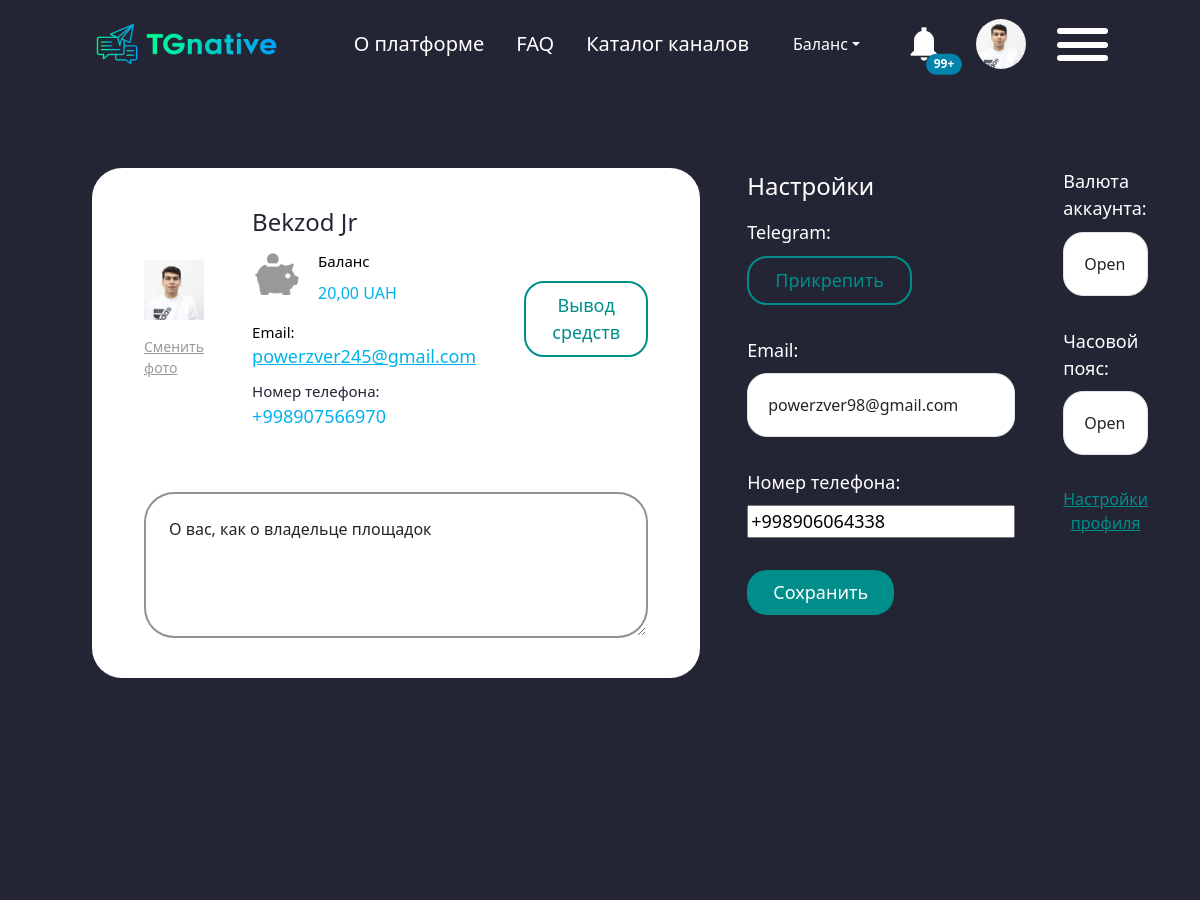
The app's page /7/telegram (signed in, upper part), older data.
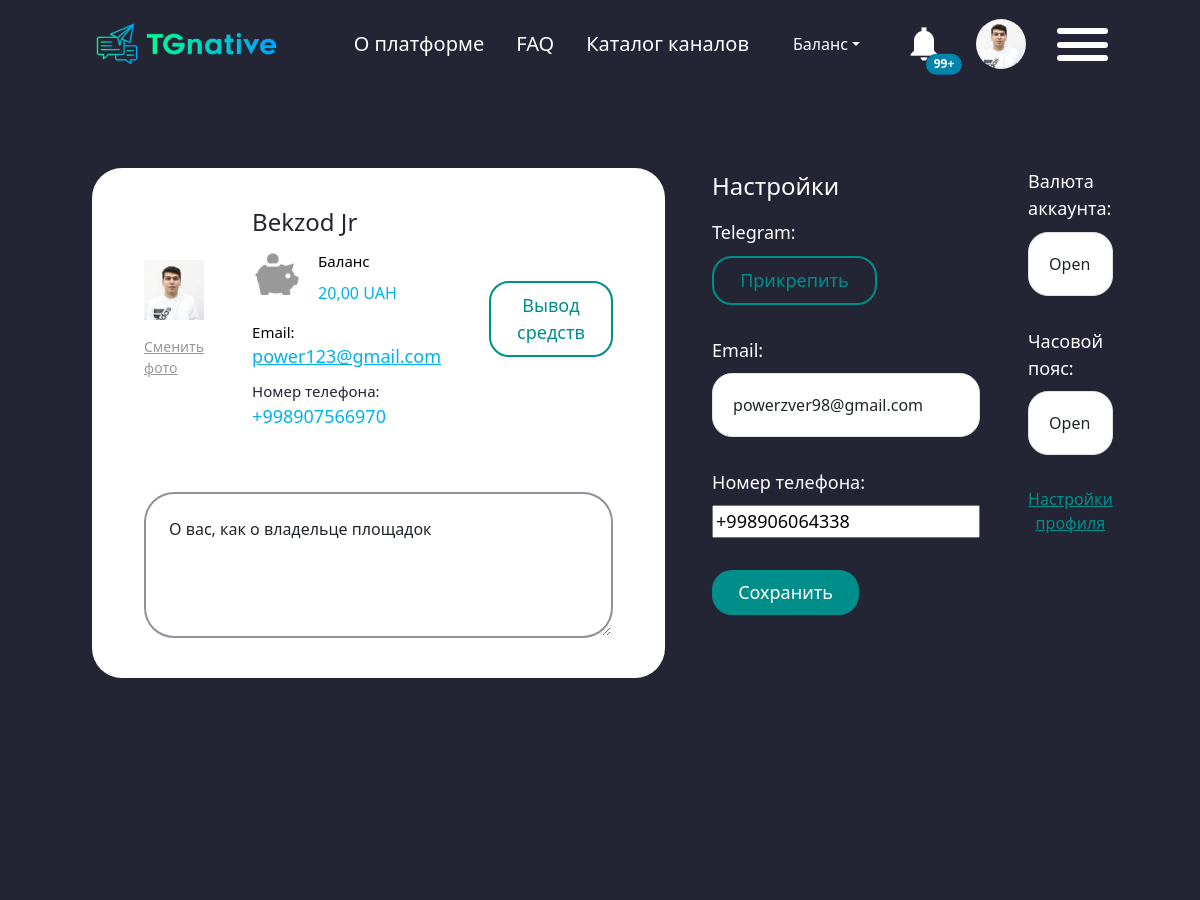
The same page, newer data.
### accounts/models.py (models this page shows, shortened)
class Profile(models.Model):
    username=models.OneToOneField(User,on_delete=models.CASCADE,related_name='profile')
    phone_number = PhoneNumberField()
    first_name=models.CharField(max_length=150)
    last_name=models.CharField(max_length=150)
    email=models.EmailField()
    balance = models.DecimalField(max_digits=10, decimal_places=2,default=0)
    currency=models.CharField(max_length=10)
    created_at=models.DateTimeField(auto_now_add=True)
    photo=models.ImageField()
    is_online = models.BooleanField(default=False)
    last_visited = models.DateTimeField(auto_now=True)

### accounts/views.py (the view, shortened to what this page needs)
# urls.py: path('<int:pk>/telegram',views.UpdateTelegram.as_view(),name='cabinet_telegram'),
class UpdateTelegram(LoginRequiredMixin, UpdateView):
    template_name = "update_telegram.html"
    model = Profile
    form_class = Update_Profile
    def get_context_data(self, *, object_list=None, **kwargs):
        context = super().get_context_data(**kwargs)
        context['user'] = Profile.objects.get(username=self.request.user)
        return context

### accounts/forms.py
class Update_Profile(BaseUpdateForm):
    class Meta(BaseUpdateForm.Meta):
        model=Profile

### accounts/templates/update_telegram.html (shortened to what this page needs)
{% extends 'base.html' %}
{% load static %}
{% block header %}
<body class="page__body">
<div class="cabinet-container">
{% endblock %}
    {% block content %}
    <main class="main">
        <form method="post" enctype="multipart/form-data">
        <div class="personal__cabinet"><div class="container-fluid"><div class="personal__cabinet-row"><div class="cards"><div class="d-flex gap-5 align-items-center">
            <div class="d-flex flex-column gap-3 align-items-center">
                <div>
            <img src="/{{user.photo}}"  width="150px" height="150px" alt="">
                </div>
                <p class="p-photo-title" id="changePhoto" style="cursor: pointer;">Сменить фото</p>
            </div>
            <div><h3 class="p-title">{{user.first_name}} {{user.last_name}}</h3><div class="d-flex gap-3"><div>
                <img src="{%static 'img/Money_Box.png' %}" alt="">
            </div><div class="d-flex flex-column"><p class="p-balance">Баланс</p><p class="p-price">
            {{user.balance}} UAH</p></div></div><p class="p-email">Email: <a href="mailto:leonid.nsl@gmail.com">{{user.email}}</a></p><p class="p-phone">Номер телефона: <a href="mailto:{{user.email}}">{{user.phone_number}}</a></p></div><div><button class="btn-reset">Вывод средств</button>
        </div></div>
            <textarea class="form-control" placeholder="О себе" rows="4">О вас, как о владельце площадок</textarea></div><div class="inputs"><div><p class="p-setting">Настройки</p><label class="input-label">Telegram: <button class="btn-reset">Прикрепить</button></label>
            <label class="input-label">Email:
                {{form.email}}
            </label> <label class="input-label">Номер телефона:
                {{form.phone_number}}
            </label> <button class="btn-pay">Сохранить</button></div><div><label class="input-label">Валюта аккаунта: <select class="form-select" aria-label="Default select example"><option selected="selected">Open this select menu</option><option value="1">One</option><option value="2">Two</option><option value="3">Three</option></select></label> <label class="input-label">Часовой пояс: <select class="form-select" aria-label="Default select example"><option selected="selected">Open this select menu</option><option value="1">One</option><option value="2">Two</option><option value="3">Three</option></select></label> <label class="input-label"><a href="" class="p-link">Настройки профиля</a></label></div></div></div></div></div></main></div>
    {% endblock %}

### templates/inc/header_cabinet.html (shortened to what this page needs)
{% load static %}
    <header class="header"><div class="container-fluid header__menu"><div class="header__left"><a class="header__logo" href="{% url 'main' %}"><img src="{% static 'img/logo.png' %} "alt=""></a></div><div class="header__right"><ul class="header__navbar list-reset" data-menu><li class="header__nav"><a class="header__nav_link" href="{% url 'about' %}">О платформе</a></li><li class="header__nav"><a class="header__nav_link" href="{% url 'faq' %}">FAQ</a></li><li class="header__nav"><a class="header__nav_link" href="{% url 'category-list' %}">Каталог каналов</a></li>
            <li class="header__nav"><div class="dropdown"><button class="btn btn-secondary dropdown-toggle" type="button" data-bs-toggle="dropdown" aria-expanded="false">Баланс</button></div></li>
        <li class="header__nav"><button type="button" class="btn-reset position-relative"><img src="{% static 'img/Bell.png' %}" alt=""> <span class="position-absolute top-100 start-100 translate-middle badge rounded-pill" style="background-color: #0283AC">99+ <span class="visually-hidden">unread messages</span></span></button></li><li class="header__nav"><div class="header__right-user">
        {% if user_photo %}
        <a href="{% url url_cabinet pk %}">
            <img src="/{{ user_photo }}" alt=""></a>
         {% else %}
            <a href="{% url url_cabinet pk %}">
            <img src="{% static 'img/Test Account.png' %} " alt=""></a>
         {% endif %}
    </div></li></ul><div class="header__burger"><button class="btn-reset burger__icon"></button></div></div>
        </div></header>

Row changes from the older to the newer data that the page shows:
changed Profile "Bekzod": email "powerzver245@gmail.com" → "power123@gmail.com"
